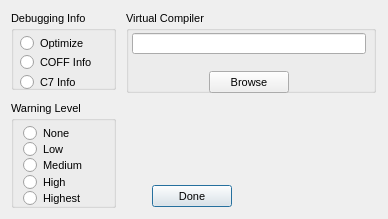
<?xml version="1.0"?>
<ui version="4.0">
  <class>ConfigCompilerDialog</class>
  <widget class="QDialog" name="IDD_CONFIGCOMPILER">
    <property name="geometry">
      <rect>
        <x>0</x>
        <y>0</y>
        <width>388</width>
        <height>219</height>
      </rect>
    </property>
    <property name="windowTitle">
      <string>Configure Compiler</string>
    </property>
    <property name="font">
      <font>
        <family>Liberation Sans</family>
        <pointsize>8</pointsize>
        <bold>false</bold>
        <italic>false</italic>
      </font>
    </property>
    <property name="enabled">
      <bool>true</bool>
    </property>
    <property name="windowFlags">
      <set>Qt::Dialog|Qt::WindowCloseButtonHint</set>
    </property>
    <property name="minimumSize">
      <size>
        <width>388</width>
        <height>219</height>
      </size>
    </property>
    <property name="maximumSize">
      <size>
        <width>388</width>
        <height>219</height>
      </size>
    </property>
    <widget class="QGroupBox" name="IDC_STATIC">
      <property name="geometry">
        <rect>
          <x>11</x>
          <y>11</y>
          <width>105</width>
          <height>79</height>
        </rect>
      </property>
      <property name="title">
        <string>Debugging Info</string>
      </property>
      <property name="visible">
        <bool>true</bool>
      </property>
      <property name="enabled">
        <bool>true</bool>
      </property>
      <property name="flat">
        <bool>false</bool>
      </property>
      <widget class="QRadioButton" name="IDC_OPTIMIZE">
        <property name="geometry">
          <rect>
            <x>9</x>
            <y>24</y>
            <width>78</width>
            <height>16</height>
          </rect>
        </property>
        <property name="text">
          <string>Optimize</string>
        </property>
        <property name="visible">
          <bool>true</bool>
        </property>
        <property name="enabled">
          <bool>true</bool>
        </property>
      </widget>
      <widget class="QRadioButton" name="IDC_COFF">
        <property name="geometry">
          <rect>
            <x>9</x>
            <y>43</y>
            <width>77</width>
            <height>16</height>
          </rect>
        </property>
        <property name="text">
          <string>COFF Info</string>
        </property>
        <property name="visible">
          <bool>true</bool>
        </property>
        <property name="enabled">
          <bool>true</bool>
        </property>
      </widget>
      <widget class="QRadioButton" name="IDC_C7">
        <property name="geometry">
          <rect>
            <x>9</x>
            <y>63</y>
            <width>62</width>
            <height>16</height>
          </rect>
        </property>
        <property name="text">
          <string>C7 Info</string>
        </property>
        <property name="visible">
          <bool>true</bool>
        </property>
        <property name="enabled">
          <bool>true</bool>
        </property>
      </widget>
    </widget>
    <widget class="QGroupBox" name="IDC_STATIC_2">
      <property name="geometry">
        <rect>
          <x>126</x>
          <y>11</y>
          <width>250</width>
          <height>82</height>
        </rect>
      </property>
      <property name="title">
        <string>Virtual Compiler</string>
      </property>
      <property name="visible">
        <bool>true</bool>
      </property>
      <property name="enabled">
        <bool>true</bool>
      </property>
      <property name="flat">
        <bool>false</bool>
      </property>
      <widget class="QLineEdit" name="IDC_COMPILER">
        <property name="geometry">
          <rect>
            <x>6</x>
            <y>22</y>
            <width>234</width>
            <height>21</height>
          </rect>
        </property>
        <property name="visible">
          <bool>true</bool>
        </property>
        <property name="enabled">
          <bool>true</bool>
        </property>
      </widget>
      <widget class="QPushButton" name="IDC_BROWSE">
        <property name="geometry">
          <rect>
            <x>83</x>
            <y>60</y>
            <width>80</width>
            <height>22</height>
          </rect>
        </property>
        <property name="text">
          <string>Browse</string>
        </property>
        <property name="visible">
          <bool>true</bool>
        </property>
        <property name="enabled">
          <bool>true</bool>
        </property>
        <property name="default">
          <bool>false</bool>
        </property>
        <property name="autoDefault">
          <bool>false</bool>
        </property>
      </widget>
    </widget>
    <widget class="QGroupBox" name="IDC_STATIC_3">
      <property name="geometry">
        <rect>
          <x>11</x>
          <y>101</y>
          <width>105</width>
          <height>107</height>
        </rect>
      </property>
      <property name="title">
        <string>Warning Level</string>
      </property>
      <property name="visible">
        <bool>true</bool>
      </property>
      <property name="enabled">
        <bool>true</bool>
      </property>
      <property name="flat">
        <bool>false</bool>
      </property>
      <widget class="QRadioButton" name="IDC_WARN_NONE">
        <property name="geometry">
          <rect>
            <x>12</x>
            <y>24</y>
            <width>52</width>
            <height>16</height>
          </rect>
        </property>
        <property name="text">
          <string>None</string>
        </property>
        <property name="visible">
          <bool>true</bool>
        </property>
        <property name="enabled">
          <bool>true</bool>
        </property>
      </widget>
      <widget class="QRadioButton" name="IDC_WARN_LOW">
        <property name="geometry">
          <rect>
            <x>12</x>
            <y>40</y>
            <width>46</width>
            <height>16</height>
          </rect>
        </property>
        <property name="text">
          <string>Low</string>
        </property>
        <property name="visible">
          <bool>true</bool>
        </property>
        <property name="enabled">
          <bool>true</bool>
        </property>
      </widget>
      <widget class="QRadioButton" name="IDC_WARN_MED">
        <property name="geometry">
          <rect>
            <x>12</x>
            <y>56</y>
            <width>65</width>
            <height>16</height>
          </rect>
        </property>
        <property name="text">
          <string>Medium</string>
        </property>
        <property name="visible">
          <bool>true</bool>
        </property>
        <property name="enabled">
          <bool>true</bool>
        </property>
      </widget>
      <widget class="QRadioButton" name="IDC_WARN_HIGH">
        <property name="geometry">
          <rect>
            <x>12</x>
            <y>73</y>
            <width>49</width>
            <height>16</height>
          </rect>
        </property>
        <property name="text">
          <string>High</string>
        </property>
        <property name="visible">
          <bool>true</bool>
        </property>
        <property name="enabled">
          <bool>true</bool>
        </property>
      </widget>
      <widget class="QRadioButton" name="IDC_RADIO8">
        <property name="geometry">
          <rect>
            <x>12</x>
            <y>89</y>
            <width>64</width>
            <height>16</height>
          </rect>
        </property>
        <property name="text">
          <string>Highest</string>
        </property>
        <property name="visible">
          <bool>true</bool>
        </property>
        <property name="enabled">
          <bool>true</bool>
        </property>
      </widget>
    </widget>
    <widget class="QPushButton" name="IDOK">
      <property name="geometry">
        <rect>
          <x>152</x>
          <y>185</y>
          <width>80</width>
          <height>22</height>
        </rect>
      </property>
      <property name="text">
        <string>Done</string>
      </property>
      <property name="visible">
        <bool>true</bool>
      </property>
      <property name="enabled">
        <bool>true</bool>
      </property>
      <property name="default">
        <bool>true</bool>
      </property>
      <property name="autoDefault">
        <bool>true</bool>
      </property>
    </widget>
  </widget>
</ui>
